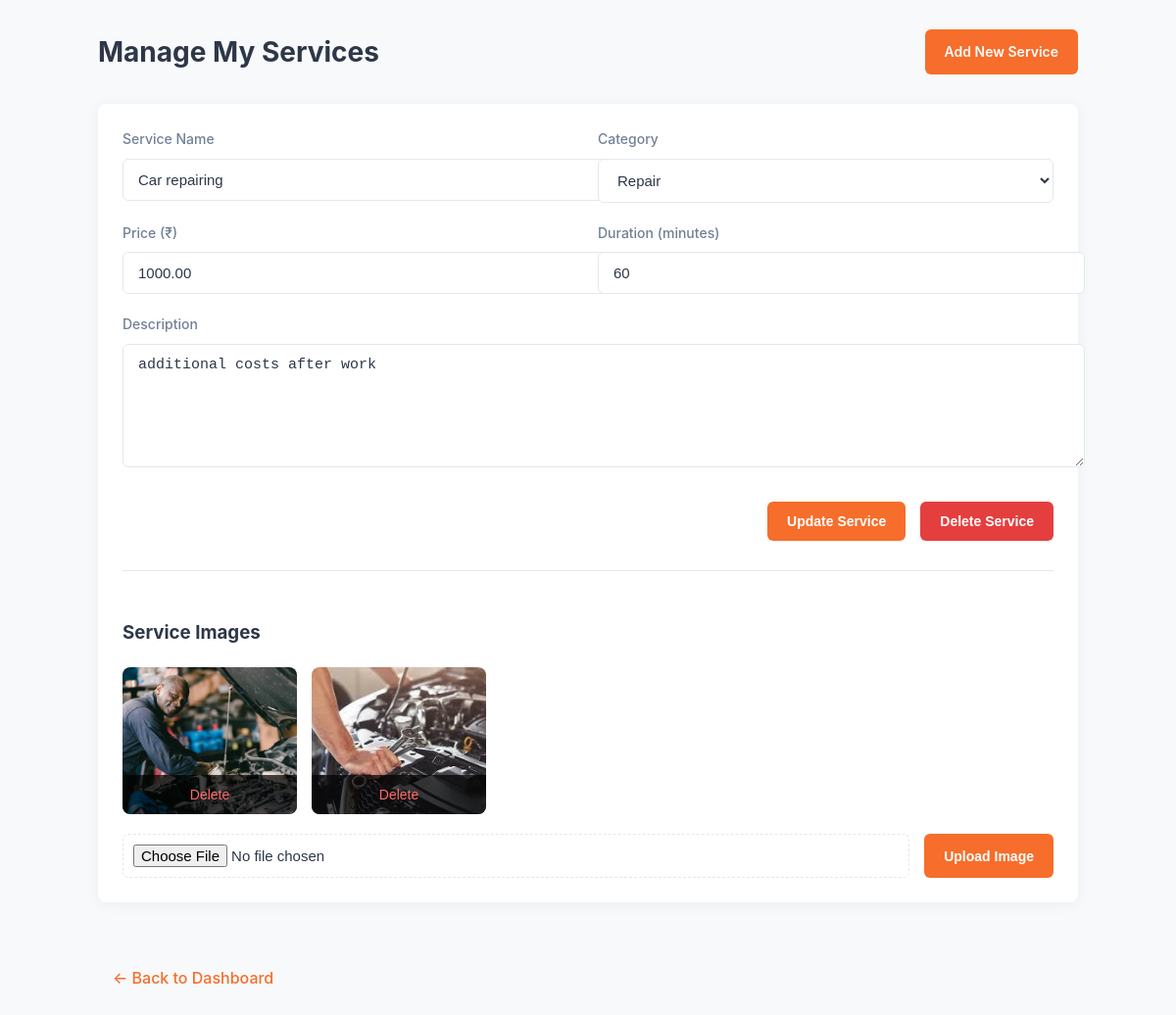
/localservice-main/edit_my_services.php (signed in), run on the app's committed database.
### tables this page shows
CREATE TABLE `services` (
  `id` int(11) NOT NULL,
  `name` varchar(100) NOT NULL,
  `category_id` int(11) NOT NULL,
  `description` text NOT NULL,
  `base_price` decimal(10,2) NOT NULL,
  `duration_minutes` int(11) NOT NULL,
  `image` varchar(255) DEFAULT NULL,
  `created_at` timestamp NOT NULL DEFAULT current_timestamp()
);

CREATE TABLE `service_categories` (
  `id` int(11) NOT NULL,
  `name` varchar(50) NOT NULL,
  `description` text DEFAULT NULL,
  `icon` varchar(50) DEFAULT NULL
);

CREATE TABLE `service_images` (
  `id` int(11) NOT NULL,
  `service_id` int(11) NOT NULL,
  `image_url` varchar(255) NOT NULL,
  `created_at` timestamp NOT NULL DEFAULT current_timestamp(),
  `updated_at` timestamp NOT NULL DEFAULT current_timestamp() ON UPDATE current_timestamp()
);

### localservice-main/edit_my_services.php (the view, shortened to what this page needs)
<?php
include 'db.php';
$user_id = $_SESSION['user']['id'];
$categories = $conn->query("SELECT id, name FROM service_categories");
$sql = "
    SELECT
        s.id, s.name, s.description, s.base_price,
        s.duration_minutes, s.category_id, sc.name AS category_name
    FROM services s
    JOIN provider_services ps ON s.id = ps.service_id
    LEFT JOIN service_categories sc ON s.category_id = sc.id
    WHERE ps.provider_id = ?
";
$stmt = $conn->prepare($sql);
$stmt->bind_param("i", $user_id);
$stmt->execute();
$services = $stmt->get_result();
?>
<!DOCTYPE html>
<html lang="en">
<head>
</head>
<body>
    <div class="container">
        <div class="header">
            <h2>Manage My Services</h2>
            <a href="add_service.php" class="btn btn-primary">Add New Service</a>
        </div>
        <?php if ($services->num_rows > 0): ?>
            <ul class="service-list">
                <?php while ($service = $services->fetch_assoc()):
                    $stmt = $conn->prepare("
                        SELECT id, image_url
                        FROM service_images
                        WHERE service_id = ?
                        ORDER BY id ASC
                    ");
                    $stmt->bind_param("i", $service['id']);
                    $stmt->execute();
                    $images = $stmt->get_result();
                ?>
                    <li class="service-item">
                        <form method="POST" class="service-form">
                            <div class="form-group">
                                <label for="name">Service Name</label>
                                <input type="text" id="name" name="name" value="<?= htmlspecialchars($service['name']) ?>" required>
                            </div>
                            <div class="form-group">
                                <label for="category_id">Category</label>
                                <select id="category_id" name="category_id" required>
                                    <?php while ($category = $categories->fetch_assoc()): ?>
                                        <option value="<?= $category['id'] ?>" <?= ($category['id'] == $service['category_id']) ? 'selected' : '' ?>>
                                            <?= htmlspecialchars($category['name']) ?>
                                        </option>
                                    <?php endwhile; ?>
                                    <?php $categories->data_seek(0);  ?>
                                </select>
                            </div>
                            <div class="form-group">
                                <label for="base_price">Price (₹)</label>
                                <input type="number" id="base_price" name="base_price" step="0.01" min="0"
                                       value="<?= $service['base_price'] ?>" required>
                            </div>
                            <div class="form-group">
                                <label for="duration_minutes">Duration (minutes)</label>
                                <input type="number" id="duration_minutes" name="duration_minutes" min="15" step="15"
                                       value="<?= $service['duration_minutes'] ?>" required>
                            </div>
                            <div class="form-group form-group-full">
                                <label for="description">Description</label>
                                <textarea id="description" name="description" required><?= htmlspecialchars($service['description']) ?></textarea>
                            </div>
                            <div class="form-actions">
                                <button type="submit" class="btn btn-primary">Update Service</button>
                                <button type="button" onclick="
                                    if(confirm('Are you sure you want to delete this service? All bookings and data will be lost.')) {
                                        this.form.action.value = 'delete';
                                        this.form.submit();
                                    }
                                " class="btn btn-danger">
                                    Delete Service
                                </button>
                            </div>
                        </form>
                        <div class="image-upload-section">
                            <h3>Service Images</h3>
                            <?php if ($images->num_rows > 0): ?>
                                <div class="image-gallery">
                                    <?php while ($image = $images->fetch_assoc()): ?>
                                        <div class="image-item">
                                            <img src="<?= htmlspecialchars($image['image_url']) ?>" alt="Service Image">
                                            <div class="image-actions">
                                                <button class="image-btn delete" onclick="
                                                    if(confirm('Delete this image?')) {
                                                        const form = document.createElement('form');
                                                        form.method = 'POST';
                                                        form.innerHTML = `
                                                            <input type='hidden' name='action' value='delete_image'>
                                                            <input type='hidden' name='image_id' value='<?= $image['id'] ?>'>
                                                            <input type='hidden' name='service_id' value='<?= $service['id'] ?>'>
                                                        `;
                                                        document.body.appendChild(form);
                                                        form.submit();
                                                    }
                                                ">
                                                    <i class="fas fa-trash"></i> Delete
                                                </button>
                                            </div>
                                        </div>
                                    <?php endwhile; ?>
                                </div>
                            <?php else: ?>
                                <p>No images uploaded yet for this service.</p>
                            <?php endif; ?>
                            <form method="POST" enctype="multipart/form-data" class="upload-form">
                                <input type="file" name="image" accept="image/*" required>
                                <button type="submit" class="btn btn-primary">Upload Image</button>
                            </form>
                        </div>
                    </li>
                <?php endwhile; ?>
            </ul>
        <?php endif; ?>
            <a href="provider_dashboard.php" class="back-link">← Back to Dashboard</a>
    </div>
</body>
</html>

### localservice-main/edit_my_services.php (style rules this page uses)
:root { --primary: #f76d2b; --primary-dark: #e05b1a; --secondary: #2d3748; --accent: #f0f4f8; --text: #2d3748; --light-text: #718096; --border: #e2e8f0; --white: #ffffff; --black: #000000; --success: #38a169; --error: #e53e3e; --warning: #dd6b20; }
body { font-family: 'Inter', -apple-system, BlinkMacSystemFont, 'Segoe UI', Roboto, Oxygen, Ubuntu, Cantarell, sans-serif; color: var(--text); line-height: 1.6; margin: 0; padding: 0; background-color: #f8f9fa; }
.container { width: 90%; max-width: 1000px; margin: 0 auto; padding: 30px 0; }
.header { display: flex; justify-content: space-between; align-items: center; margin-bottom: 30px; }
h2 { font-size: 28px; color: var(--secondary); margin: 0; }
.service-list { list-style: none; padding: 0; margin: 0; }
.service-item { background-color: var(--white); border-radius: 8px; padding: 25px; margin-bottom: 25px; box-shadow: 0 2px 15px rgba(0, 0, 0, 0.05); }
.service-form { display: grid; grid-template-columns: repeat(2, 1fr); gap: 20px; }
.form-group { display: flex; flex-direction: column; gap: 8px; }
.form-group-full { grid-column: span 2; }
label { font-size: 14px; color: var(--light-text); font-weight: 500; }
input, select, textarea { padding: 12px 15px; border: 1px solid var(--border); border-radius: 6px; font-size: 15px; color: var(--text); background-color: var(--white); transition: border-color 0.2s; width: 100%; }
textarea { min-height: 100px; resize: vertical; }
.form-actions { grid-column: span 2; display: flex; justify-content: flex-end; gap: 15px; margin-top: 15px; }
.btn { padding: 12px 20px; border-radius: 6px; font-weight: 600; font-size: 14px; text-decoration: none; cursor: pointer; transition: all 0.2s; border: none; }
.btn-primary { background-color: var(--primary); color: var(--white); }
.btn-danger { background-color: var(--error); color: var(--white); }
.back-link { display: inline-flex; align-items: center; gap: 8px; margin-top: 30px; color: var(--primary); text-decoration: none; font-weight: 500; transition: color 0.2s; padding: 10px 15px; border-radius: 6px; }
.image-upload-section { margin-top: 30px; padding-top: 30px; border-top: 1px solid var(--border); }
.image-gallery { display: grid; grid-template-columns: repeat(auto-fill, minmax(150px, 1fr)); gap: 15px; margin-top: 20px; }
.image-item { position: relative; border-radius: 8px; overflow: hidden; height: 150px; }
.image-item img { width: 100%; height: 100%; object-fit: cover; }
.image-actions { position: absolute; bottom: 0; left: 0; right: 0; background: rgba(0, 0, 0, 0.7); padding: 8px; display: flex; justify-content: center; gap: 10px; }
.image-btn { background: none; border: none; color: white; cursor: pointer; font-size: 14px; padding: 4px 8px; border-radius: 4px; transition: background 0.2s; }
.image-btn.delete { color: #ff6b6b; }
.upload-form { display: flex; gap: 15px; margin-top: 20px; }
.upload-form input[type="file"] { flex: 1; padding: 10px; border: 1px dashed var(--border); border-radius: 6px; }

### data on the page
services: name "Car repairing", category_id "Repair", base_price "1000.00", duration_minutes "60", description "additional costs after work"
service_images: image_url (picture)
service_images: image_url (picture)
